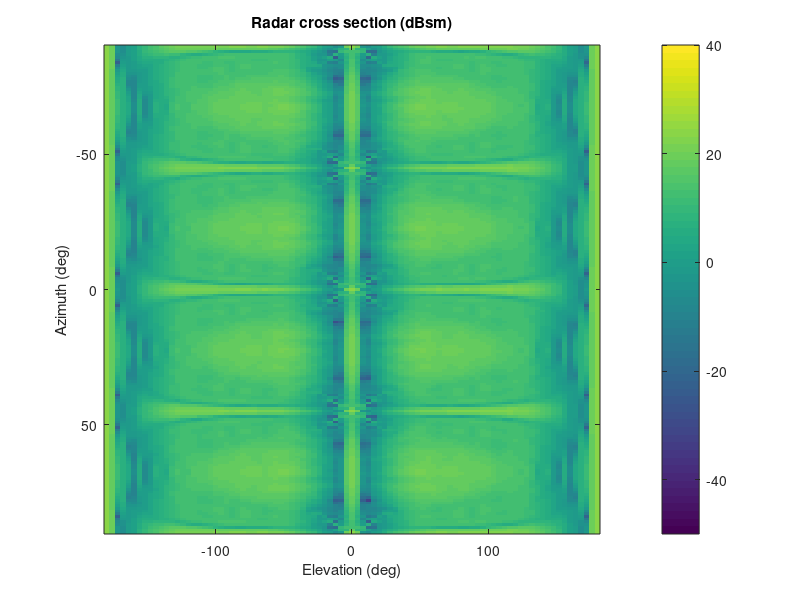

Write MATLAB code to recreate this figure. (Note: this script raises an error after producing the figure.)
% Plot the RCS pattern of octahedral reflector in the thesis

close('all')

pattern = load('rcs_pattern_dbsm_cleaned.mat');
rcs_pattern_dbsm = pattern.rcs_pattern_dbsm_cleaned;

% plot
angle_resolution = 2;
az=-180:angle_resolution:180;
el=-90:angle_resolution:90;

% 2D plot (az, ele)
imagesc(az, el, rcs_pattern_dbsm, [-50 40])
title('Radar cross section (dBsm)')
ylabel('Azimuth (deg)')
xlabel('Elevation (deg)')
colorbar

% see antenna toolbox "spherical coordinate system definition" for phi and theta
% https://de.mathworks.com/help/antenna/gs/antenna-coordinate-system.html
phi = az;
theta = 90 - el;

% 3D plot (az, ele, amplitude) = pattern plot from the antenna toolbox
figure
patternCustom(rcs_pattern_dbsm, theta, phi)